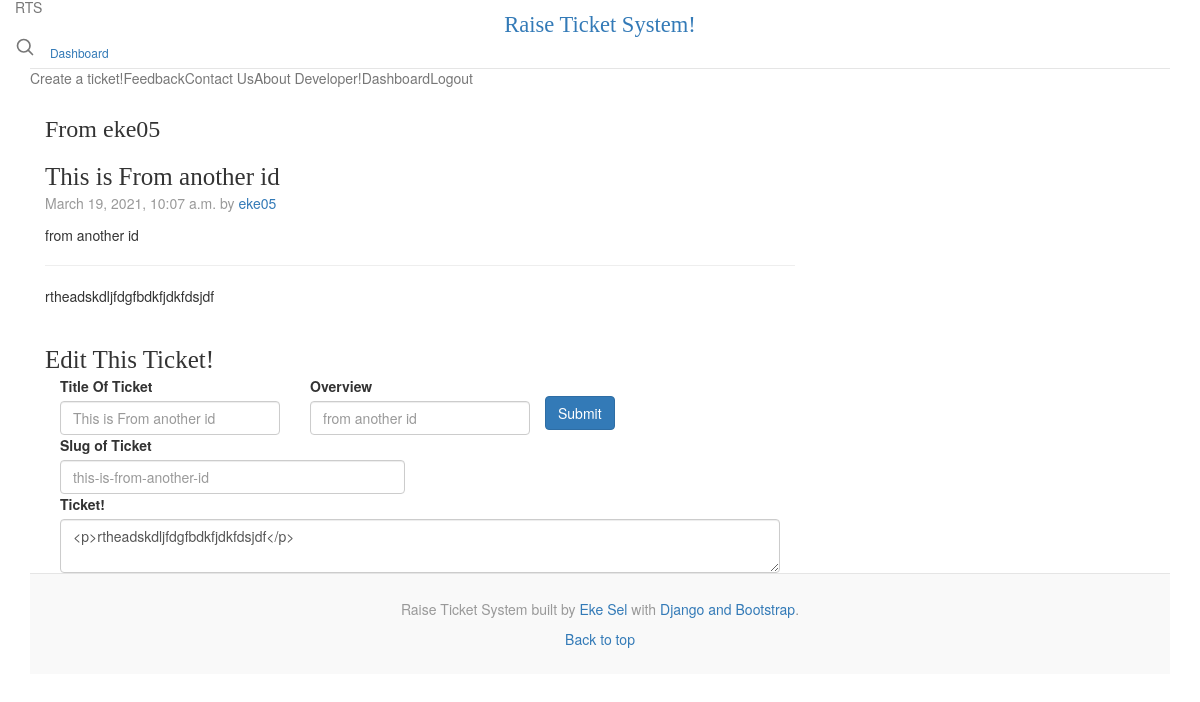
The page /editticket/3/ (signed in) on the database its author committed.
### rts/models.py (models this page shows, shortened)
class Post(models.Model):
	title = models.CharField(max_length = 50)
	overview = models.TextField()
	slug = models.SlugField(null=True, blank=True)
	body_text = RichTextUploadingField(null=True)
	time_upload = models.DateTimeField(auto_now_add = True)
	auther = models.ForeignKey(User, on_delete=models.CASCADE)
	read = models.IntegerField(default = 0)
	class Meta:
		ordering = ['-pk']

### rts/views.py (the view, shortened to what this page needs)
# urls.py: path('editticket/<int:id>/',editticket,name="editticket"),
def editticket(request,id):
    head = "RTS | EDIT TICKET"
    user = request.user
    if user.is_authenticated:
        posti = Post.objects.get(id=id)
        userid = posti.auther.id
        if user.id == userid:
            try:
                old = Post.objects.get(id=id)
            except ObjectDoesNotExist:
                return HttpResponse('Blog Not Found')
        else:
            messages.error(request,'Not Your Ticket!')
        parms = {
            'head':head,
            'old':old,
        }
        return render(request,'editticket.html',parms)
    else:
        messages.error(request,'Login First')
        return redirect('login')
    parms = {
        'head':head,
    }
    return render(request,'editticket.html',parms)

### templates/editticket.html (shortened to what this page needs)
{%extends 'base.html'%}
{%load static %}
{%block body%}
<main role="main" class="container">
    <div class="row">
      <div class="col-md-8 blog-main">
        <h3 class="pb-3 mb-4 font-italic border-bottom">
          From {{old.auther}}
        </h3>
        <div class="blog-post">
          <h2 class="blog-post-title">{{old.title}}</h2>
          <p class="blog-post-meta">{{old.time_upload}} by <a href="{% url 'post' old.id old.slug %}">{{old.auther}}</a></p>
          <p>{{old.overview}}</p>
          <hr>
          <p>{{old.body_text|safe}}</p>
        </div>
        <div class="blog-post">
            <h2 class="blog-post-title">Edit This Ticket!</h2>
            <form method="POST">
                <div class="form-row">
                  <div class="col-md-4 mb-3">
                    <label for="validationServer01">Title Of Ticket</label>
                    <input type="text" name="title" class="form-control is-valid" id="validationServer01" placeholder="{{old.title}}" required>
                  </div>
                  <div class="col-md-4 mb-3">
                    <label for="validationServer02">Overview</label>
                    <input type="text" name="overview" class="form-control is-valid" id="validationServer02" placeholder="{{old.overview}}" required>
                  </div>
                </div>
                <div class="form-row">
                  <div class="col-md-6 mb-3">
                    <label for="validationServer03">Slug of Ticket</label>
                    <input type="text" name="slug" class="form-control is-invalid" id="validationServer03" placeholder="{{old.slug}}" required>
                  </div>
                </div>
                  <div class="form-row">
                  <div class="col-md-12">
                    <label for="validationServer05">Ticket!</label>
                    <textarea name="body_text" id="" class="form-control is-invalid" required>{{old.body_text}}</textarea>
                  </div>
                </div>
                <br>
                <button class="btn btn-primary" type="submit">Submit</button>
              </form>
        </div>
</div>
</div>
</main>
{%endblock%}

### rows shown on the page
Post: auther "eke05", title "This is From another id", time_upload "March 19, 2021, 10:07 a.m.", overview "from another id", body_text "rtheadskdljfdgfbdkfjdkfdsjdf", slug "this-is-from-another-id", body_text "<p>rtheadskdljfdgfbdkfjdkfdsjdf</p>"
